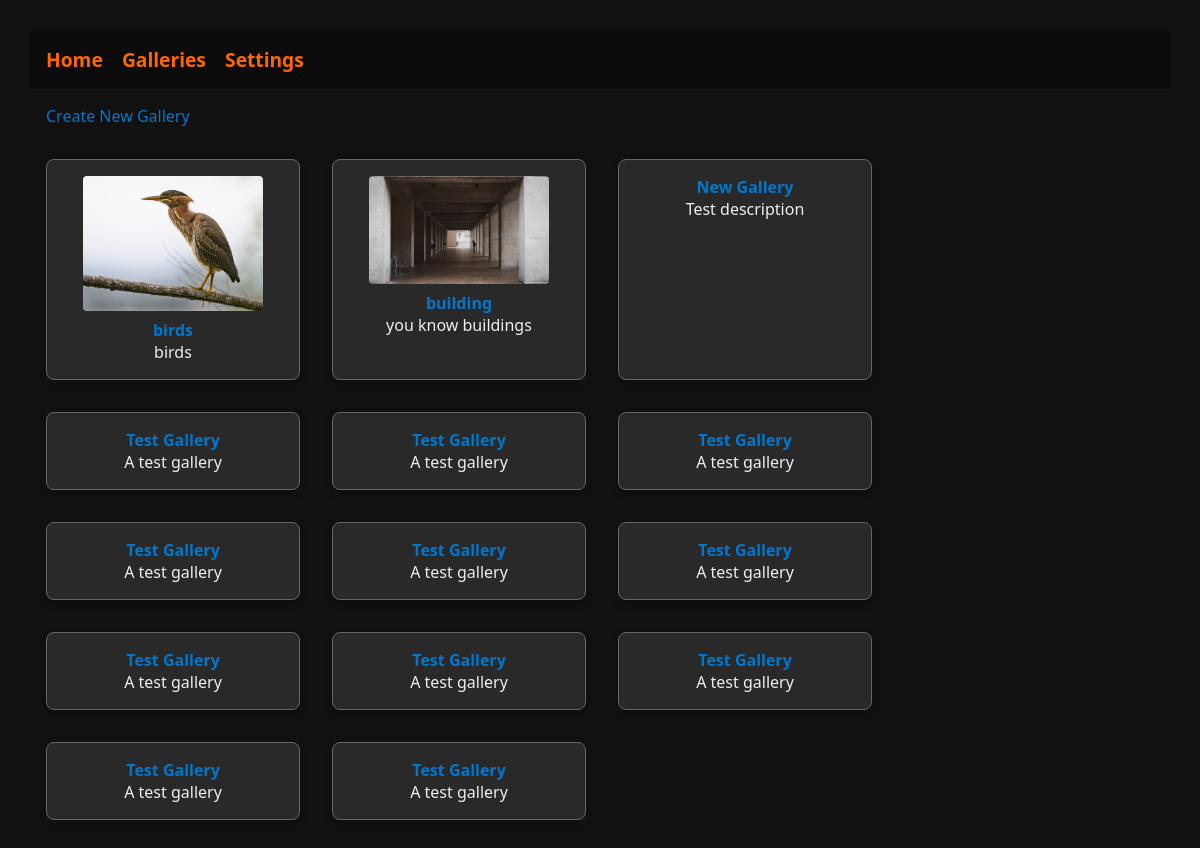
The page / on the database its author committed.
### tables this page shows
CREATE TABLE galleries (
        id INTEGER PRIMARY KEY AUTOINCREMENT,
        title TEXT,
        description TEXT,
        featured_image_id INTEGER
    );

CREATE TABLE images (
        id INTEGER PRIMARY KEY AUTOINCREMENT,
        gallery_id INTEGER,
        filename TEXT,
        title TEXT,
        description TEXT,
        camera_type TEXT,
        lens TEXT,
        settings TEXT,
        exif TEXT,
        enabled INTEGER DEFAULT 1, sort_order INTEGER DEFAULT 0,
        FOREIGN KEY(gallery_id) REFERENCES galleries(id)
    );

### app/main.py (the view)
@app.get('/', response_class=HTMLResponse)
def index(request: Request):
    conn = get_db()
    galleries = conn.execute('SELECT * FROM galleries').fetchall()
    featured_images = {}
    for gallery in galleries:
        if gallery['featured_image_id']:
            img = conn.execute('SELECT * FROM images WHERE id=?', (gallery['featured_image_id'],)).fetchone()
            if img:
                featured_images[gallery['id']] = img
    conn.close()
    return templates.TemplateResponse('index.html', {'request': request, 'galleries': galleries, 'featured_images': featured_images})

### templates/index.html (shortened to what this page needs)
{% extends "base.html" %}
{% block content %}
    <a href="/create-gallery">Create New Gallery</a>
    <div class="gallery-list">
    {% for gallery in galleries %}
        <div class="gallery-list-item">
            <a href="/gallery/{{ gallery.id }}">
                {% if featured_images[gallery.id] is defined %}
                    <img src="/static/gallery_{{ gallery.id }}/{{ featured_images[gallery.id].filename }}" width="180" style="display:block;margin-bottom:0.5rem;">
                {% endif %}
                <strong>{{ gallery.title or 'Untitled Gallery' }}</strong>
            </a>
            <div>{{ gallery.description }}</div>
        </div>
    {% endfor %}
    </div>
{% endblock %}

### static/css/_base.css (style rules this page uses)
:root { color-scheme: light dark; --primary-color: #ff6600; --primary-hover: #ff8833; --primary-light: rgba(255, 102, 0, 0.1); --background-dark: #111; --text-light: #eee; --card-bg: rgba(255, 255, 255, 0.1); --border-color: #666; }
body { margin: 0; padding: 30px; font-family: system-ui, Segoe UI, Roboto, Helvetica, Arial, sans-serif; background: var(--background-dark); color: var(--text-light); }
a { color: #0077cc; text-decoration: none; }

### static/css/_gallery.css (style rules this page uses)
.gallery-list { display: flex; flex-wrap: wrap; gap: 2rem; margin: 2rem 0; }
.gallery-list-item { background: var(--card-bg); border: 1px solid var(--border-color); border-radius: 8px; box-shadow: 0 4px 8px rgba(0, 0, 0, 0.2); padding: 1rem; width: 220px; text-align: center; display: flex; flex-direction: column; align-items: center; }
.gallery-list-item img { max-width: 180px; max-height: 180px; border-radius: 4px; }

### templates/base.html (style rules this page uses)
:root { color-scheme:light dark }
body { margin:0;font-family:system-ui,Segoe UI,Roboto,Helvetica,Arial,sans-serif;background:#111;color:#eee }

### rows shown on the page
galleries: filename (picture), title "birds", description "birds"
galleries: filename (picture), title "building", description "you know buildings"
galleries: title "New Gallery", description "Test description"
galleries: title "Test Gallery", description "A test gallery"
galleries: title "Test Gallery", description "A test gallery"
galleries: title "Test Gallery", description "A test gallery"
galleries: title "Test Gallery", description "A test gallery"
galleries: title "Test Gallery", description "A test gallery"
galleries: title "Test Gallery", description "A test gallery"
galleries: title "Test Gallery", description "A test gallery"
galleries: title "Test Gallery", description "A test gallery"
galleries: title "Test Gallery", description "A test gallery"
galleries: title "Test Gallery", description "A test gallery"
galleries: title "Test Gallery", description "A test gallery"
